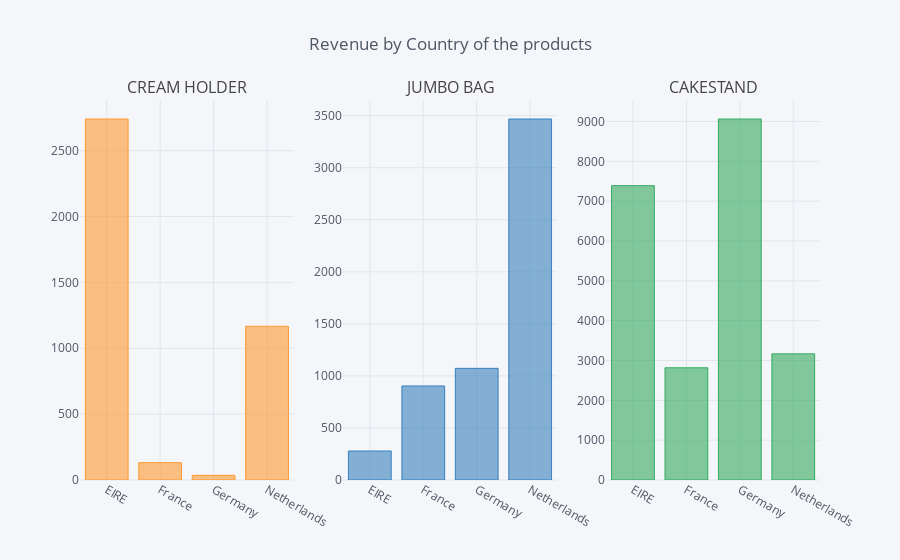

Here is the notebook cell this chart was saved with:
### Code cell
data5.iplot(kind='bar', subplots=True, subplot_titles=['CREAM HOLDER','JUMBO BAG','CAKESTAND'], shape=(1, 3),legend=False, title='Revenue by Country of the products')

### Figure 1 — Plotly figure (JSON) as saved in the notebook; plotly's stock layout.template omitted (floating-point values rounded to 4 significant figures)
{"data": [{"marker": {"color": "rgba(255, 153, 51, 0.6)", "line": {"color": "rgba(255, 153, 51, 1.0)", "width": 1}}, "name": "CREAM HANGING HEART T-LIGHT HOLDER", "orientation": "v", "text": "", "type": "bar", "uid": "ad4a8c99-5f25-4451-b8b2-ff1bcb4c40ef", "x": ["EIRE", "France", "Germany", "Netherlands"], "xaxis": "x", "y": [2741.0, 131.8, 35.4, 1167], "yaxis": "y"}, {"marker": {"color": "rgba(55, 128, 191, 0.6)", "line": {"color": "rgba(55, 128, 191, 1.0)", "width": 1}}, "name": "JUMBO BAG RED RETROSPOT", "orientation": "v", "text": "", "type": "bar", "uid": "af81c094-5b7a-47c3-9c9b-4dd2e510daad", "x": ["EIRE", "France", "Germany", "Netherlands"], "xaxis": "x2", "y": [278.7, 903.4, 1073.0, 3468], "yaxis": "y2"}, {"marker": {"color": "rgba(50, 171, 96, 0.6)", "line": {"color": "rgba(50, 171, 96, 1.0)", "width": 1}}, "name": "REGENCY CAKESTAND 3 TIER", "orientation": "v", "text": "", "type": "bar", "uid": "60f4ed6d-6b35-470a-96af-28b3a9eb6ceb", "x": ["EIRE", "France", "Germany", "Netherlands"], "xaxis": "x3", "y": [7389.0, 2817.0, 9062.0, 3166.0], "yaxis": "y3"}], "layout": {"annotations": [{"font": {"size": 16}, "showarrow": false, "text": "CREAM HOLDER", "x": 0.1444, "xanchor": "center", "xref": "paper", "y": 1, "yanchor": "bottom", "yref": "paper"}, {"font": {"size": 16}, "showarrow": false, "text": "JUMBO BAG", "x": 0.5, "xanchor": "center", "xref": "paper", "y": 1, "yanchor": "bottom", "yref": "paper"}, {"font": {"size": 16}, "showarrow": false, "text": "CAKESTAND", "x": 0.8556, "xanchor": "center", "xref": "paper", "y": 1, "yanchor": "bottom", "yref": "paper"}], "legend": {"bgcolor": "#F5F6F9", "font": {"color": "#4D5663"}}, "paper_bgcolor": "#F5F6F9", "plot_bgcolor": "#F5F6F9", "showlegend": false, "title": {"font": {"color": "#4D5663"}, "text": "Revenue by Country of the products"}, "xaxis": {"anchor": "y", "domain": [0, 0.2889], "gridcolor": "#E1E5ED", "showgrid": true, "tickfont": {"color": "#4D5663"}, "title": {"font": {"color": "#4D5663"}, "text": ""}, "zerolinecolor": "#E1E5ED"}, "xaxis2": {"anchor": "y2", "domain": [0.3556, 0.6444], "gridcolor": "#E1E5ED", "showgrid": true, "tickfont": {"color": "#4D5663"}, "title": {"font": {"color": "#4D5663"}, "text": ""}, "zerolinecolor": "#E1E5ED"}, "xaxis3": {"anchor": "y3", "domain": [0.7111, 1], "gridcolor": "#E1E5ED", "showgrid": true, "tickfont": {"color": "#4D5663"}, "title": {"font": {"color": "#4D5663"}, "text": ""}, "zerolinecolor": "#E1E5ED"}, "yaxis": {"anchor": "x", "domain": [0, 1], "gridcolor": "#E1E5ED", "showgrid": true, "tickfont": {"color": "#4D5663"}, "title": {"font": {"color": "#4D5663"}, "text": ""}, "zerolinecolor": "#E1E5ED"}, "yaxis2": {"anchor": "x2", "domain": [0, 1], "gridcolor": "#E1E5ED", "showgrid": true, "tickfont": {"color": "#4D5663"}, "title": {"font": {"color": "#4D5663"}, "text": ""}, "zerolinecolor": "#E1E5ED"}, "yaxis3": {"anchor": "x3", "domain": [0, 1], "gridcolor": "#E1E5ED", "showgrid": true, "tickfont": {"color": "#4D5663"}, "title": {"font": {"color": "#4D5663"}, "text": ""}, "zerolinecolor": "#E1E5ED"}}}
